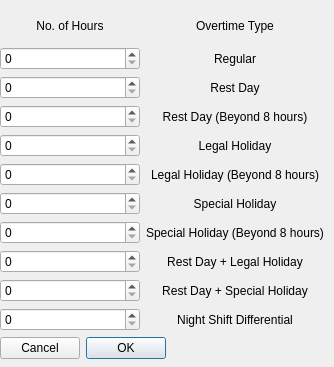
<?xml version="1.0" encoding="UTF-8"?>
<ui version="4.0">
 <class>AddOvertimeHoursDialog</class>
 <widget class="QDialog" name="AddOvertimeHoursDialog">
  <property name="geometry">
   <rect>
    <x>0</x>
    <y>0</y>
    <width>334</width>
    <height>367</height>
   </rect>
  </property>
  <property name="windowTitle">
   <string>Dialog</string>
  </property>
  <widget class="QWidget" name="verticalLayoutWidget">
   <property name="geometry">
    <rect>
     <x>0</x>
     <y>10</y>
     <width>324</width>
     <height>349</height>
    </rect>
   </property>
   <layout class="QVBoxLayout" name="verticalLayout">
    <item>
     <layout class="QGridLayout" name="gridLayout">
      <item row="0" column="0">
       <widget class="QLabel" name="hoursLabel">
        <property name="sizePolicy">
         <sizepolicy hsizetype="Minimum" vsizetype="Preferred">
          <horstretch>0</horstretch>
          <verstretch>0</verstretch>
         </sizepolicy>
        </property>
        <property name="minimumSize">
         <size>
          <width>0</width>
          <height>20</height>
         </size>
        </property>
        <property name="text">
         <string>No. of Hours</string>
        </property>
        <property name="alignment">
         <set>Qt::AlignCenter</set>
        </property>
       </widget>
      </item>
      <item row="0" column="1">
       <widget class="QLabel" name="overtimeTypeLabel">
        <property name="text">
         <string>Overtime Type</string>
        </property>
        <property name="alignment">
         <set>Qt::AlignCenter</set>
        </property>
       </widget>
      </item>
      <item row="1" column="1">
       <widget class="QLabel" name="regularLabel">
        <property name="text">
         <string>Regular</string>
        </property>
        <property name="alignment">
         <set>Qt::AlignCenter</set>
        </property>
       </widget>
      </item>
      <item row="2" column="1">
       <widget class="QLabel" name="restLabel">
        <property name="text">
         <string>Rest Day</string>
        </property>
        <property name="alignment">
         <set>Qt::AlignCenter</set>
        </property>
       </widget>
      </item>
      <item row="3" column="1">
       <widget class="QLabel" name="rest8hrLabel">
        <property name="text">
         <string>Rest Day (Beyond 8 hours)</string>
        </property>
        <property name="alignment">
         <set>Qt::AlignCenter</set>
        </property>
       </widget>
      </item>
      <item row="4" column="1">
       <widget class="QLabel" name="legelHolidayLabel">
        <property name="text">
         <string>Legal Holiday</string>
        </property>
        <property name="alignment">
         <set>Qt::AlignCenter</set>
        </property>
       </widget>
      </item>
      <item row="5" column="1">
       <widget class="QLabel" name="legalHoliday8hrLabel">
        <property name="text">
         <string>Legal Holiday (Beyond 8 hours)</string>
        </property>
        <property name="alignment">
         <set>Qt::AlignCenter</set>
        </property>
       </widget>
      </item>
      <item row="6" column="1">
       <widget class="QLabel" name="specialHolidayLabel">
        <property name="text">
         <string>Special Holiday</string>
        </property>
        <property name="alignment">
         <set>Qt::AlignCenter</set>
        </property>
       </widget>
      </item>
      <item row="7" column="1">
       <widget class="QLabel" name="specialHolidayLabel_2">
        <property name="text">
         <string>Special Holiday (Beyond 8 hours)</string>
        </property>
        <property name="alignment">
         <set>Qt::AlignCenter</set>
        </property>
       </widget>
      </item>
      <item row="8" column="1">
       <widget class="QLabel" name="restDayLegelHolidayLabel">
        <property name="text">
         <string>Rest Day + Legal Holiday</string>
        </property>
        <property name="alignment">
         <set>Qt::AlignCenter</set>
        </property>
       </widget>
      </item>
      <item row="9" column="1">
       <widget class="QLabel" name="restDaySpecialHolidayLabel">
        <property name="text">
         <string>Rest Day + Special Holiday</string>
        </property>
        <property name="alignment">
         <set>Qt::AlignCenter</set>
        </property>
       </widget>
      </item>
      <item row="10" column="1">
       <widget class="QLabel" name="nightShiftLabel">
        <property name="text">
         <string>Night Shift Differential</string>
        </property>
        <property name="alignment">
         <set>Qt::AlignCenter</set>
        </property>
       </widget>
      </item>
      <item row="1" column="0">
       <widget class="QSpinBox" name="regularSpinBox"/>
      </item>
      <item row="2" column="0">
       <widget class="QSpinBox" name="restDaySpinBox"/>
      </item>
      <item row="3" column="0">
       <widget class="QSpinBox" name="restDay8HrSpinBox"/>
      </item>
      <item row="4" column="0">
       <widget class="QSpinBox" name="legalHolidaySpinBox"/>
      </item>
      <item row="5" column="0">
       <widget class="QSpinBox" name="legalHoliday8hrSpinBox"/>
      </item>
      <item row="6" column="0">
       <widget class="QSpinBox" name="specialHolidaySpinBox"/>
      </item>
      <item row="7" column="0">
       <widget class="QSpinBox" name="specialHoliday8hrSpinBox"/>
      </item>
      <item row="8" column="0">
       <widget class="QSpinBox" name="restDayAndLegalSpinBox"/>
      </item>
      <item row="9" column="0">
       <widget class="QSpinBox" name="restDayAndSpecialSpinBox"/>
      </item>
      <item row="10" column="0">
       <widget class="QSpinBox" name="nightShiftSpinBox"/>
      </item>
     </layout>
    </item>
    <item>
     <widget class="QDialogButtonBox" name="buttonBox">
      <property name="layoutDirection">
       <enum>Qt::RightToLeft</enum>
      </property>
      <property name="orientation">
       <enum>Qt::Horizontal</enum>
      </property>
      <property name="standardButtons">
       <set>QDialogButtonBox::Cancel|QDialogButtonBox::Ok</set>
      </property>
     </widget>
    </item>
   </layout>
  </widget>
 </widget>
 <resources/>
 <connections>
  <connection>
   <sender>buttonBox</sender>
   <signal>accepted()</signal>
   <receiver>AddOvertimeHoursDialog</receiver>
   <slot>accept()</slot>
   <hints>
    <hint type="sourcelabel">
     <x>248</x>
     <y>254</y>
    </hint>
    <hint type="destinationlabel">
     <x>157</x>
     <y>274</y>
    </hint>
   </hints>
  </connection>
  <connection>
   <sender>buttonBox</sender>
   <signal>rejected()</signal>
   <receiver>AddOvertimeHoursDialog</receiver>
   <slot>reject()</slot>
   <hints>
    <hint type="sourcelabel">
     <x>316</x>
     <y>260</y>
    </hint>
    <hint type="destinationlabel">
     <x>286</x>
     <y>274</y>
    </hint>
   </hints>
  </connection>
 </connections>
</ui>
